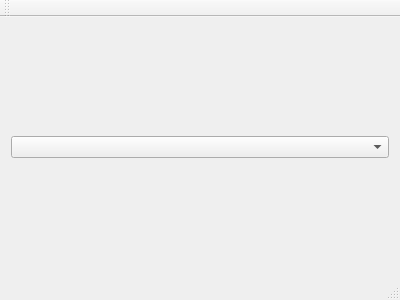
<?xml version="1.0" encoding="UTF-8"?>
<ui version="4.0">
 <class>MainWindow</class>
 <widget class="QMainWindow" name="MainWindow">
  <property name="geometry">
   <rect>
    <x>0</x>
    <y>0</y>
    <width>400</width>
    <height>300</height>
   </rect>
  </property>
  <property name="windowTitle">
   <string>MainWindow</string>
  </property>
  <widget class="QWidget" name="centralWidget">
   <layout class="QVBoxLayout" name="verticalLayout_2">
    <item>
     <widget class="QComboBox" name="comboBox"/>
    </item>
    <item>
     <layout class="QVBoxLayout" name="verticalLayout"/>
    </item>
   </layout>
  </widget>
  <widget class="QMenuBar" name="menuBar">
   <property name="geometry">
    <rect>
     <x>0</x>
     <y>0</y>
     <width>400</width>
     <height>21</height>
    </rect>
   </property>
  </widget>
  <widget class="QToolBar" name="mainToolBar">
   <attribute name="toolBarArea">
    <enum>TopToolBarArea</enum>
   </attribute>
   <attribute name="toolBarBreak">
    <bool>false</bool>
   </attribute>
  </widget>
  <widget class="QStatusBar" name="statusBar"/>
 </widget>
 <layoutdefault spacing="6" margin="11"/>
 <resources/>
 <connections/>
</ui>
